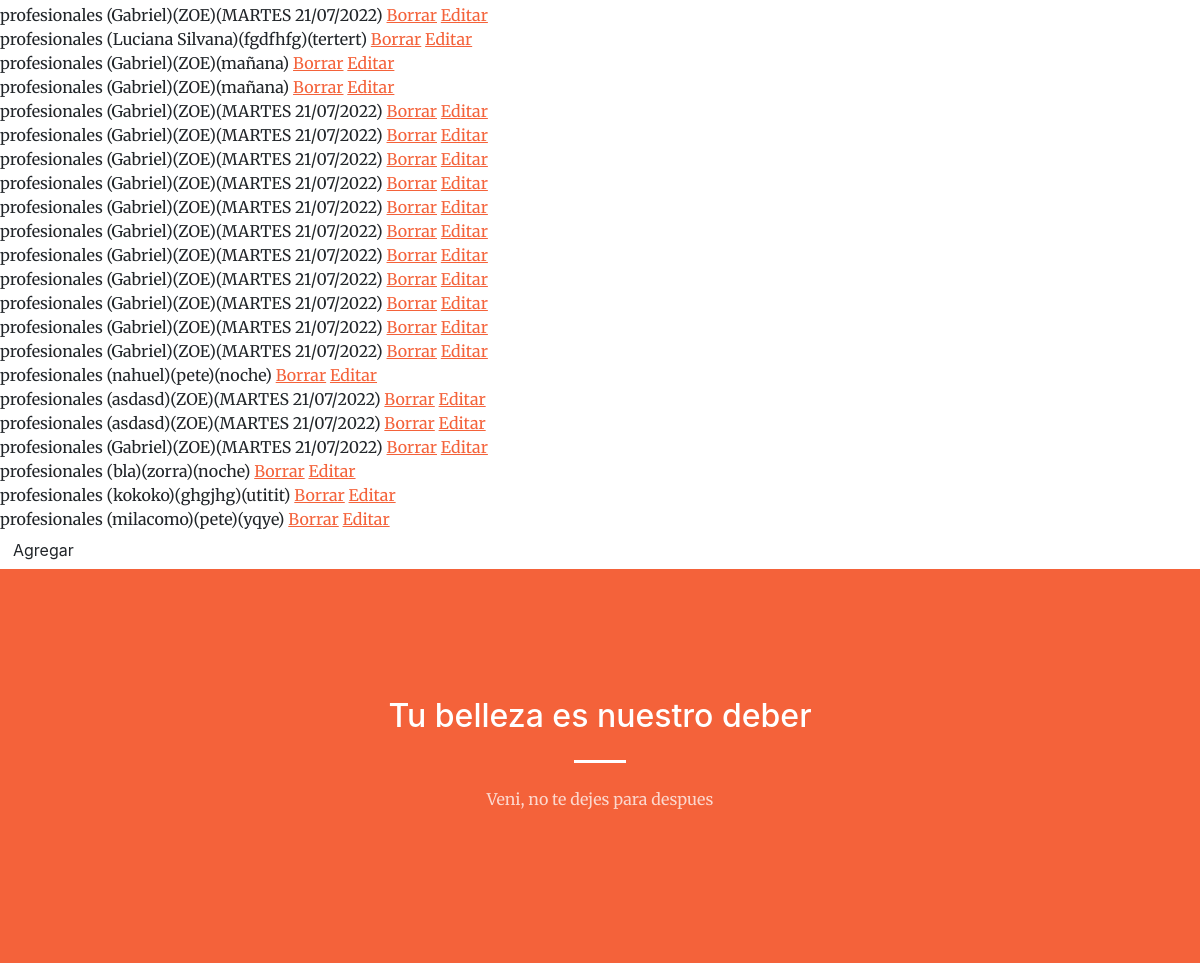
Page /inicio/profesionales (middle part) on the earlier database version.
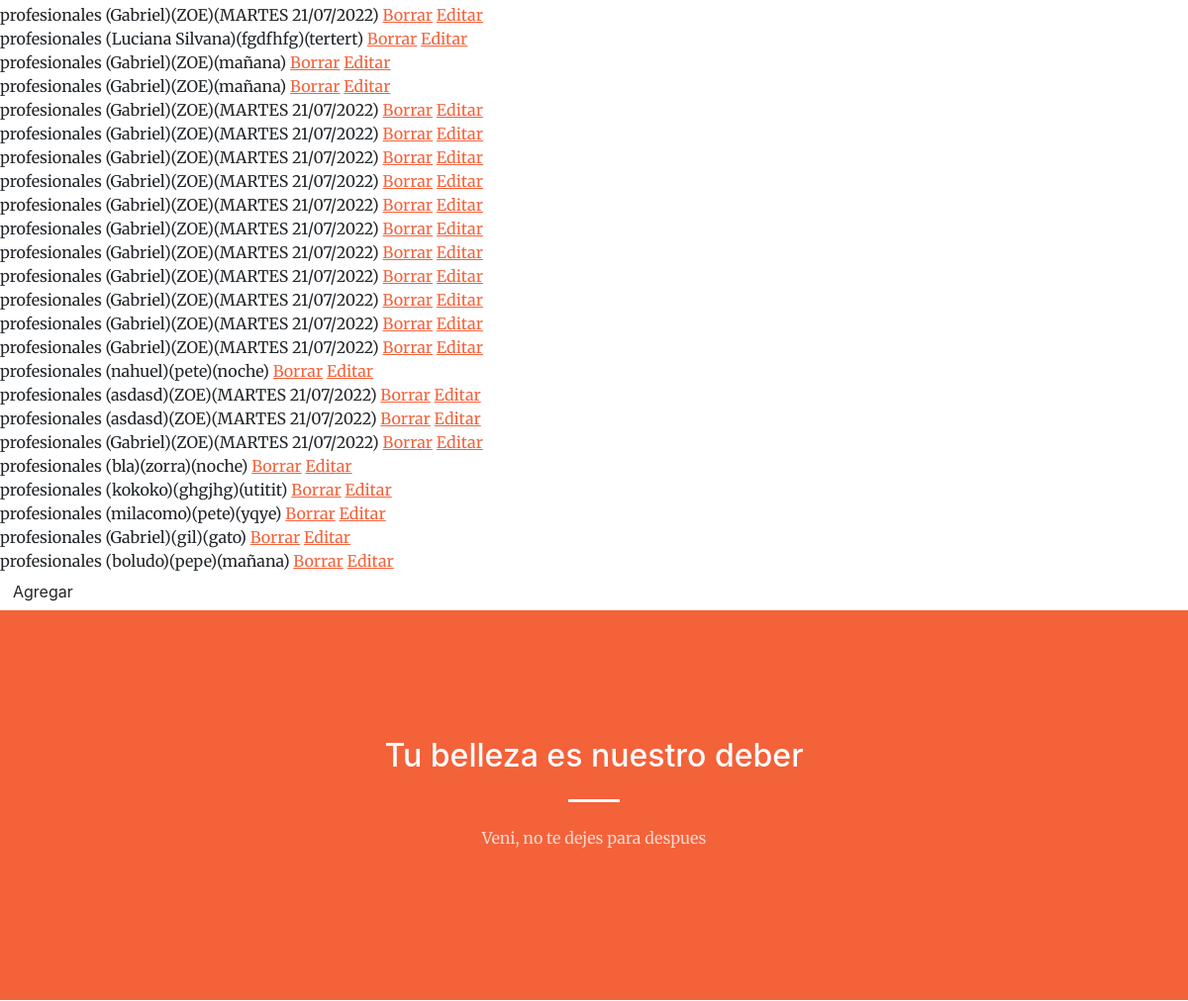
Same page on the later database version.
### AppCoder/models.py (models this page shows)
class Profesionales(Model):
    nombre = CharField(max_length=40)
    nombreDeProfesional = CharField(max_length=40)
    turno = CharField(max_length=40)  #turno tarde o turno mañana
    def __str__ (self) -> str: #formulario
        return f'profesionales ({self.nombre})({self.nombreDeProfesional})({self.turno})'

### AppCoder/views.py (the view)
# urls.py: path('profesionales', ProfesionalesListView.as_view(), name='profesionales'),
class ProfesionalesListView(AvatarView, ListView):
     model =  Profesionales
     template_name = "AppCoder/profesionales.html"
     context_object_name = 'profesionales'

### AppCoder/views.py (called while the page is built)
      def get_context_data(self, **kwargs):
          contexto = super().get_context_data(**kwargs)
          if self.request.user.is_authenticated:
              contexto['avatar_url'] = Avatar.objects.filter(user=self.request.user).last().imagen.url
          return contexto

### templates/AppCoder/profesionales.html (shortened to what this page needs)
{% extends 'AppCoder/padre.html' %}
{% block contenidoQueCambia %}
    {% for profesionales in profesionales %}
        {{ profesionales }}
        <a href="{% url 'profesionales_delete' profesionales.id %}">Borrar</a>
        <a href="{% url 'profesionales_update' profesionales.id %}">Editar</a>
        <br>
    {% endfor %}
         <a class="btn -primary" href="{% url 'profesionales_formulario' %}">Agregar<a/>
{% endblock %}

Differences in the rows shown:
added Profesionales: nombre+nombreDeProfesional+turno "profesionales (Gabriel)(gil)(gato)"
added Profesionales: nombre+nombreDeProfesional+turno "profesionales (boludo)(pepe)(mañana)"
